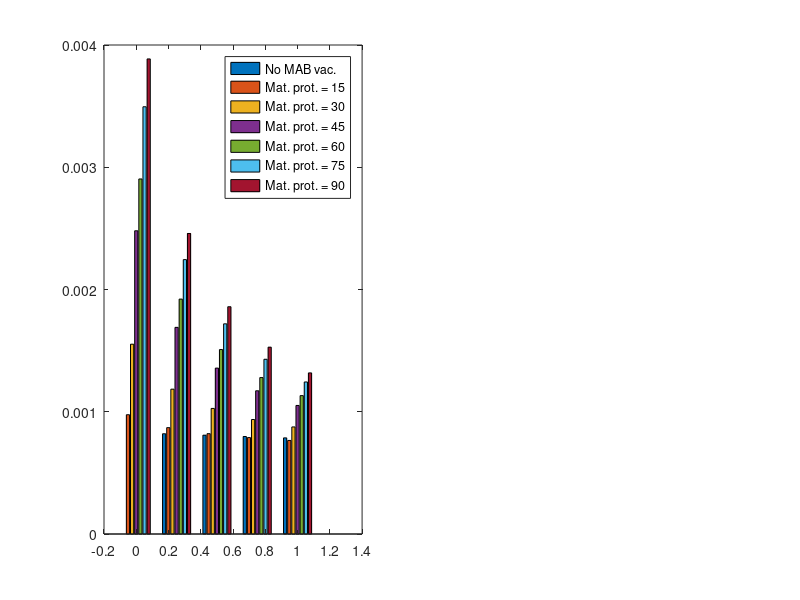

MATLAB code to generate this figure: (Note: this script raises an error after producing the figure.)
%% Plot for vaccine efficiency

load('vaccine_efficiency_1.5.mat');
load('baseline_inf_numbers_1.5.mat');

%%
% num_vacs(3,:) = 0;
% num_vacs(4,:) = num_vacs(4,:);

% num_vacs(3,:) = 0;
% num_vacs(4,:) = 0;
F = (num_vacs(1,:) == 0);
num_vacs(3,F) = 0;

% num_vacs(3:4,:) = num_vacs(3:4,:);
R = 3.336; %inflation due to non KDHSS hospitalisation
num_vacs(3,:) = num_vacs(3,:)*R;
num_vacs(4,:) = num_vacs(4,:)*R;

reduction_hosp(3:end,:) = R*reduction_hosp(3:end,:);
reduction_infs(3:end,:) = R*reduction_infs(3:end,:);
%% Collate the pairs of interventions
mat_prot = unique(num_vacs(1,:));
house_prot = unique(num_vacs(2,:));

I_eff_mat = zeros(length(house_prot),length(mat_prot));
H_eff_mat = zeros(length(house_prot),length(mat_prot));
SU_I_eff_mat = zeros(length(house_prot),length(mat_prot));
SU_H_eff_mat = zeros(length(house_prot),length(mat_prot));

%% Find the additional reduction due to SU vaccines


%%

% For each of household coverage 25,50,75,100% do a plot of mat. vaccine efficacy 
% Mat prot eff = 0
F = (num_vacs(1,:) == 0);
inf_eff = zeros(length(house_prot),3);
hosp_eff = zeros(length(house_prot),3);

for i = 1:length(house_prot)
    hp = house_prot(i);
    G = (num_vacs(2,:) == hp);
    K = (num_vacs(2,:) == 0);
    f = find(F.*G);
    f2 = find(F.*K);
    nvs_mp = num_vacs(3,f);
    nvs_su = num_vacs(4,f);
    inf_eff(i,1) = median(reduction_infs(3:end,f)/nvs_mp);
    inf_eff(i,2) = median(reduction_infs(3:end,f)/(nvs_su));
    if any(f2)
        inf_eff(i,3) = median((reduction_infs(3:end,f) - reduction_infs(3:end,f2)  )/(nvs_su));
    end
    hosp_eff(i,1) = median(reduction_hosp(3:end,f)/nvs_mp);
    hosp_eff(i,2) = median(reduction_hosp(3:end,f)/(nvs_su));
    if any(f2)
        hosp_eff(i,3) = median((reduction_hosp(3:end,f) - reduction_hosp(3:end,f2)  )/(nvs_su));
    end
end

%NB: MAB eff = 0 is a special case
I_eff_mat(:,1) = inf_eff(:,2);
H_eff_mat(:,1) = hosp_eff(:,2);
SU_I_eff_mat(:,1) =  inf_eff(:,2);
SU_H_eff_mat(:,1) = hosp_eff(:,2);
%% Mat prot eff = 15
F = (num_vacs(1,:) == 15);
inf_eff = zeros(length(house_prot),3);
hosp_eff = zeros(length(house_prot),3);

for i = 1:length(house_prot)
    hp = house_prot(i);
    G = (num_vacs(2,:) == hp);
    K = (num_vacs(2,:) == 0);
    f = find(F.*G);
    f2 = find(F.*K);
    nvs_mp = num_vacs(3,f);
    nvs_su = num_vacs(4,f);
    inf_eff(i,1) = median(reduction_infs(3:end,f)/nvs_mp);
    inf_eff(i,2) = median(reduction_infs(3:end,f)/(nvs_su+nvs_mp));
    if any(f2)
        inf_eff(i,3) = median((reduction_infs(3:end,f) - reduction_infs(3:end,f2)  )/(nvs_su));
    end
    hosp_eff(i,1) = median(reduction_hosp(3:end,f)/nvs_mp);
    hosp_eff(i,2) = median(reduction_hosp(3:end,f)/(nvs_su+nvs_mp));
    if any(f2)
        hosp_eff(i,3) = median((reduction_hosp(3:end,f) - reduction_hosp(3:end,f2)  )/(nvs_su));
    end
end

I_eff_mat(:,2) = inf_eff(:,2);
H_eff_mat(:,2) = hosp_eff(:,2);
SU_I_eff_mat(:,2) =  inf_eff(:,3);
SU_H_eff_mat(:,2) = hosp_eff(:,3);


%% mat prot = 30
F = (num_vacs(1,:) == 30);
inf_eff = zeros(length(house_prot),3);
hosp_eff = zeros(length(house_prot),3);

for i = 1:length(house_prot)
    hp = house_prot(i);
    G = (num_vacs(2,:) == hp);
     K = (num_vacs(2,:) == 0);
    f = find(F.*G);
    f2 = find(F.*K);
    nvs_mp = num_vacs(3,f);
    nvs_su = num_vacs(4,f);
    inf_eff(i,1) = median(reduction_infs(3:end,f)/nvs_mp);
    inf_eff(i,2) = median(reduction_infs(3:end,f)/(nvs_su+nvs_mp));
    if any(f2)
        inf_eff(i,3) = median((reduction_infs(3:end,f) - reduction_infs(3:end,f2)  )/(nvs_su));
    end
    hosp_eff(i,1) = median(reduction_hosp(3:end,f)/nvs_mp);
    hosp_eff(i,2) = median(reduction_hosp(3:end,f)/(nvs_su+nvs_mp));
    if any(f2)
        hosp_eff(i,3) = median((reduction_hosp(3:end,f) - reduction_hosp(3:end,f2)  )/(nvs_su));
    end
end

I_eff_mat(:,3) = inf_eff(:,2);
H_eff_mat(:,3) = hosp_eff(:,2);
SU_I_eff_mat(:,3) =  inf_eff(:,3);
SU_H_eff_mat(:,3) = hosp_eff(:,3);


%% mat prot = 45
F = (num_vacs(1,:) == 45);
inf_eff = zeros(length(house_prot),3);
hosp_eff = zeros(length(house_prot),3);

for i = 1:length(house_prot)
    hp = house_prot(i);
    G = (num_vacs(2,:) == hp);
 K = (num_vacs(2,:) == 0);
    f = find(F.*G);
    f2 = find(F.*K);
    nvs_mp = num_vacs(3,f);
    nvs_su = num_vacs(4,f);
    inf_eff(i,1) = median(reduction_infs(3:end,f)/nvs_mp);
    inf_eff(i,2) = median(reduction_infs(3:end,f)/(nvs_su+nvs_mp));
    if any(f2)
        inf_eff(i,3) = median((reduction_infs(3:end,f) - reduction_infs(3:end,f2)  )/(nvs_su));
    end
    hosp_eff(i,1) = median(reduction_hosp(3:end,f)/nvs_mp);
    hosp_eff(i,2) = median(reduction_hosp(3:end,f)/(nvs_su+nvs_mp));
    if any(f2)
        hosp_eff(i,3) = median((reduction_hosp(3:end,f) - reduction_hosp(3:end,f2)  )/(nvs_su));
    end
end

I_eff_mat(:,4) = inf_eff(:,2);
H_eff_mat(:,4) = hosp_eff(:,2);
SU_I_eff_mat(:,4) =  inf_eff(:,3);
SU_H_eff_mat(:,4) = hosp_eff(:,3);

%% mat prot = 60
F = (num_vacs(1,:) == 60);
inf_eff = zeros(length(house_prot),3);
hosp_eff = zeros(length(house_prot),3);

for i = 1:length(house_prot)
    hp = house_prot(i);
    G = (num_vacs(2,:) == hp);
     K = (num_vacs(2,:) == 0);
    f = find(F.*G);
    f2 = find(F.*K);
    nvs_mp = num_vacs(3,f);
    nvs_su = num_vacs(4,f);
    inf_eff(i,1) = median(reduction_infs(3:end,f)/nvs_mp);
    inf_eff(i,2) = median(reduction_infs(3:end,f)/(nvs_su+nvs_mp));
    if any(f2)
        inf_eff(i,3) = median((reduction_infs(3:end,f) - reduction_infs(3:end,f2)  )/(nvs_su));
    end
    hosp_eff(i,1) = median(reduction_hosp(3:end,f)/nvs_mp);
    hosp_eff(i,2) = median(reduction_hosp(3:end,f)/(nvs_su+nvs_mp));
    if any(f2)
        hosp_eff(i,3) = median((reduction_hosp(3:end,f) - reduction_hosp(3:end,f2)  )/(nvs_su));
    end
end

I_eff_mat(:,5) = inf_eff(:,2);
H_eff_mat(:,5) = hosp_eff(:,2);
SU_I_eff_mat(:,5) =  inf_eff(:,3);
SU_H_eff_mat(:,5) = hosp_eff(:,3);

%% mat prot = 75
F = (num_vacs(1,:) == 75);
inf_eff = zeros(length(house_prot),3);
hosp_eff = zeros(length(house_prot),3);

for i = 1:length(house_prot)
    hp = house_prot(i);
    G = (num_vacs(2,:) == hp);
     K = (num_vacs(2,:) == 0);
    f = find(F.*G);
    f2 = find(F.*K);
    nvs_mp = num_vacs(3,f);
    nvs_su = num_vacs(4,f);
    inf_eff(i,1) = median(reduction_infs(3:end,f)/nvs_mp);
    inf_eff(i,2) = median(reduction_infs(3:end,f)/(nvs_su+nvs_mp));
    if any(f2)
        inf_eff(i,3) = median((reduction_infs(3:end,f) - reduction_infs(3:end,f2)  )/(nvs_su));
    end
    hosp_eff(i,1) = median(reduction_hosp(3:end,f)/nvs_mp);
    hosp_eff(i,2) = median(reduction_hosp(3:end,f)/(nvs_su+nvs_mp));
    if any(f2)
        hosp_eff(i,3) = median((reduction_hosp(3:end,f) - reduction_hosp(3:end,f2)  )/(nvs_su));
    end
end

I_eff_mat(:,6) = inf_eff(:,2);
H_eff_mat(:,6) = hosp_eff(:,2);
SU_I_eff_mat(:,6) =  inf_eff(:,3);
SU_H_eff_mat(:,6) = hosp_eff(:,3);
%% mat prot = 90
F = (num_vacs(1,:) == 90);
inf_eff = zeros(length(house_prot),3);
hosp_eff = zeros(length(house_prot),3);

for i = 1:length(house_prot)
    hp = house_prot(i);
    G = (num_vacs(2,:) == hp);
     K = (num_vacs(2,:) == 0);
    f = find(F.*G);
    f2 = find(F.*K);
    nvs_mp = num_vacs(3,f);
    nvs_su = num_vacs(4,f);
    inf_eff(i,1) = median(reduction_infs(3:end,f)/nvs_mp);
    inf_eff(i,2) = median(reduction_infs(3:end,f)/(nvs_su+nvs_mp));
    if any(f2)
        inf_eff(i,3) = median((reduction_infs(3:end,f) - reduction_infs(3:end,f2)  )/(nvs_su));
    end
    hosp_eff(i,1) = median(reduction_hosp(3:end,f)/nvs_mp);
    hosp_eff(i,2) = median(reduction_hosp(3:end,f)/(nvs_su+nvs_mp));
    if any(f2)
        hosp_eff(i,3) = median((reduction_hosp(3:end,f) - reduction_hosp(3:end,f2)  )/(nvs_su));
    end
end

I_eff_mat(:,7) = inf_eff(:,2);
H_eff_mat(:,7) = hosp_eff(:,2);
SU_I_eff_mat(:,7) =  inf_eff(:,3);
SU_H_eff_mat(:,7) = hosp_eff(:,3);
%%
figure(1)
clf
H_eff_mat(isinf(H_eff_mat)) = 0;
I_eff_mat(isinf(I_eff_mat)) = 0;

subplot(1,2,1)
bar(house_prot,H_eff_mat)
% plot(house_prot(1:end),H_eff_mat(1:end,:),'LineWidth',3)
% hold on
% plot(house_prot(2:end),SU_H_eff_mat(2:end,:),'LineWidth',3,'LineStyle','--')
% 
l = legend('No MAB vac.','Mat. prot. = 15','Mat. prot. = 30','Mat. prot. = 45','Mat. prot. = 60','Mat. prot. = 75','Mat. prot. = 90');
l.Box = 'off';
l.Location = 'northeast';
% 
set(gca,'FontSize',18);
xlabel('Household coverage (IRP)','FontSize',28)
ylabel('Decrease in hospitalisations per vaccine used','FontSize',28)
set(gca,'XTick',[0 0.25 0.5 0.75 1],'XTickLabel',{'0%', '25%', '50%', '75%', '100%'})
title('Vaccine efficiency (hospitalisations)')
ylim([0,0.004])
% 
% 
subplot(1,2,2)
bar(house_prot,I_eff_mat)

% plot(house_prot(1:end),I_eff_mat(1:end,:),'LineWidth',3)
% hold on
% plot(house_prot(2:end),SU_I_eff_mat(2:end,:),'LineWidth',3,'LineStyle','--')

% l = legend('Mat. prot. = 0','Mat. prot. = 15','Mat. prot. = 30','Mat. prot. = 45','Mat. prot. = 60','Mat. prot. = 75','Mat. prot. = 90');

set(gca,'FontSize',18);
xlabel('Household coverage (IRP)','FontSize',28)
ylabel('Decrease in infections per vaccine used','FontSize',28)
set(gca,'XTick',[0 0.25 0.5 0.75 1],'XTickLabel',{'0%', '25%', '50%', '75%', '100%'})
title('Vaccine efficiency (infections)')
% ylim([0,0.3])




%% 
annotation('textbox',[0.03,0.86,0.1,0.1],'String','A','FitBoxToText','on','FontSize',40,'LineStyle','none');
annotation('textbox',[0.48,0.86,0.1,0.1],'String','B','FitBoxToText','on','FontSize',40,'LineStyle','none');

%%


